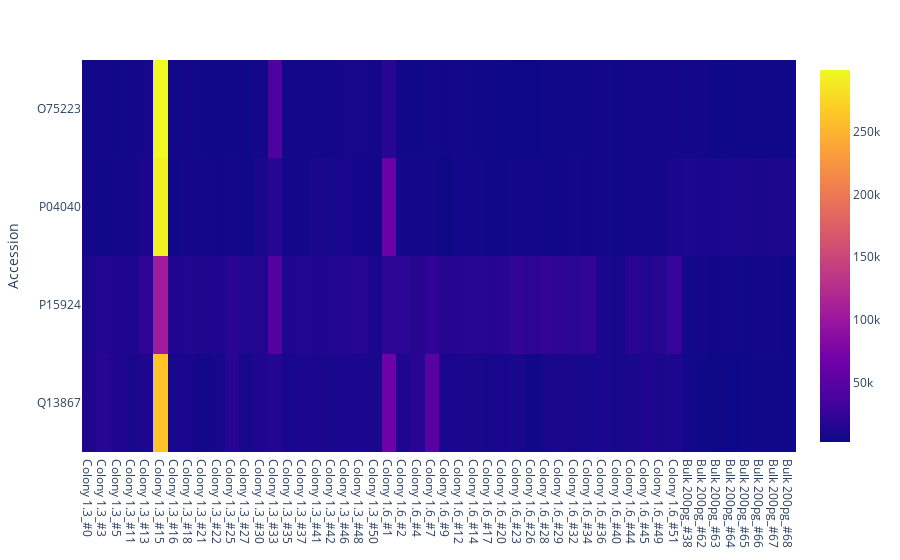

Notebook cell for this chart:
### Code cell
# Protein Abundance Heat Map
plot_options={
            "compare groups":  ["Colony 1.3","Colony 1.6","Bulk 200pg"],
            "log2_transform": False,
            "significant_only": True,
            "alpha": 0.05, 
            "min_fold_change": 2
        }
figure, _, _ =heatmap_plots(data_obj, plot_options, saved_settings,username="20min")
figure.show()

### Figure 1 — Plotly figure (JSON) as saved in the notebook; plotly's stock layout.template omitted (floating-point values rounded to 4 significant figures; data arrays with more than 128 entries replaced by an {"elided": "..."} marker saying what was removed)
{"data": [{"coloraxis": "coloraxis", "hovertemplate": "x: %{x}<br>Accession: %{y}<br>color: %{z}<extra></extra>", "name": "0", "type": "heatmap", "x": ["Colony 1.3_#0", "Colony 1.3_#3", "Colony 1.3_#5", "Colony 1.3_#11", "Colony 1.3_#13", "Colony 1.3_#15", "Colony 1.3_#16", "Colony 1.3_#18", "Colony 1.3_#21", "Colony 1.3_#22", "Colony 1.3_#25", "Colony 1.3_#27", "Colony 1.3_#30", "Colony 1.3_#33", "Colony 1.3_#35", "Colony 1.3_#37", "Colony 1.3_#41", "Colony 1.3_#42", "Colony 1.3_#46", "Colony 1.3_#48", "Colony 1.3_#50", "Colony 1.6_#1", "Colony 1.6_#2", "Colony 1.6_#4", "Colony 1.6_#7", "Colony 1.6_#9", "Colony 1.6_#12", "Colony 1.6_#14", "Colony 1.6_#17", "Colony 1.6_#20", "Colony 1.6_#23", "Colony 1.6_#26", "Colony 1.6_#28", "Colony 1.6_#29", "Colony 1.6_#32", "Colony 1.6_#34", "Colony 1.6_#36", "Colony 1.6_#40", "Colony 1.6_#44", "Colony 1.6_#45", "Colony 1.6_#49", "Colony 1.6_#51", "Bulk 200pg_#38", "Bulk 200pg_#62", "Bulk 200pg_#63", "Bulk 200pg_#64", "Bulk 200pg_#65", "Bulk 200pg_#66", "Bulk 200pg_#67", "Bulk 200pg_#68"], "xaxis": "x", "y": ["O75223", "P04040", "P15924", "Q13867"], "yaxis": "y", "z": {"elided": "4x50 float values"}}], "layout": {"coloraxis": {"colorscale": [[0, "#0d0887"], [0.1111, "#46039f"], [0.2222, "#7201a8"], [0.3333, "#9c179e"], [0.4444, "#bd3786"], [0.5556, "#d8576b"], [0.6667, "#ed7953"], [0.7778, "#fb9f3a"], [0.8889, "#fdca26"], [1, "#f0f921"]]}, "margin": {"t": 60}, "xaxis": {"anchor": "y", "domain": [0, 1]}, "yaxis": {"anchor": "x", "autorange": "reversed", "domain": [0, 1], "title": {"text": "Accession"}}}}
